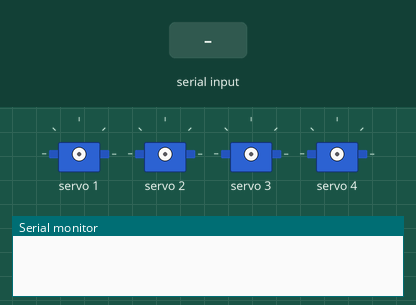
Recording of a sketch running on a simulated Arduino Uno, built with avr-gcc and run on an emulated ATmega328P. Parts: 4 × servo, the last lines printed to the serial monitor. Inputs (shaded band) come from the test bench.

Above: at 1.2 s.
1.3 s: "s1" received over Serial
4.3 s: "s1,45\n" received over Serial
At 6.6 s:
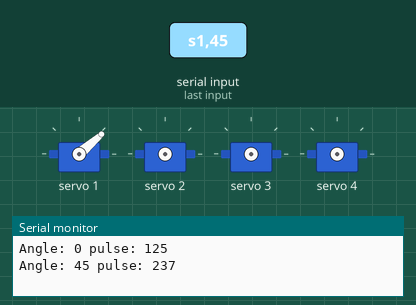
10.3 s: "s2" received over Serial
13.3 s: "s3" received over Serial
16.3 s: "s4" received over Serial
Timing chart, 0 to 19.3 s (numbered marks = the images above; inputs shaded):
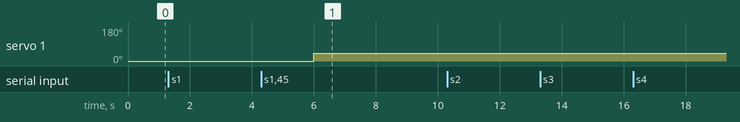

The sketch:

ArduinoCode.ino
```cpp
#include <Adafruit_PWMServoDriver.h>
Adafruit_PWMServoDriver pwm = Adafruit_PWMServoDriver();
#define SERVOMIN  125 // this is the 'minimum' pulse length count (out of 4096)
#define SERVOMAX  575 // this is the 'maximum' pulse length count (out of 4096)

uint8_t servonum = 4;
String msg;
int angle;
void setup() {
  Serial.begin(9600);
  pwm.begin();
  pwm.setPWMFreq(60);  // Analog servos run at ~60 Hz updates
}

// the code inside loop() has been updated by Robojax
void loop() {
  //Reading data from Serial
  while(Serial.available() > 0){
    msg = Serial.readString();
    if(msg.startsWith("s1")){
      msg.replace("s1,", "");
      angle = msg.toInt();
      pwm.setPWM(1, 0, angleToPulse(angle));
    } else if(msg.startsWith("s2")){
      msg.replace("s2,", "");
      angle = msg.toInt();
      pwm.setPWM(2, 0, angleToPulse(angle));
    }else if(msg.startsWith("s3")){
      msg.replace("s3,", "");
      angle = msg.toInt();
      pwm.setPWM(3, 0, angleToPulse(angle));
    }else if(msg.startsWith("s4")){
      msg.replace("s4,", "");
      angle = msg.toInt();
      pwm.setPWM(4, 0, angleToPulse(angle));
    } else{
      Serial.println("ERROR@!");
    }
  }

  delay(1000);

}


int angleToPulse(int ang){
   int pulse = map(ang,0, 180, SERVOMIN,SERVOMAX);  // map angle of 0 to 180 to Servo min and Servo max
   Serial.print("Angle: ");Serial.print(ang);       //Debug data
   Serial.print(" pulse: ");Serial.println(pulse);  //Debug data
   return pulse;
}
```

Measured:
- after the input at 4.3 s, servo 1: 0° → 41° after 1.7 s
